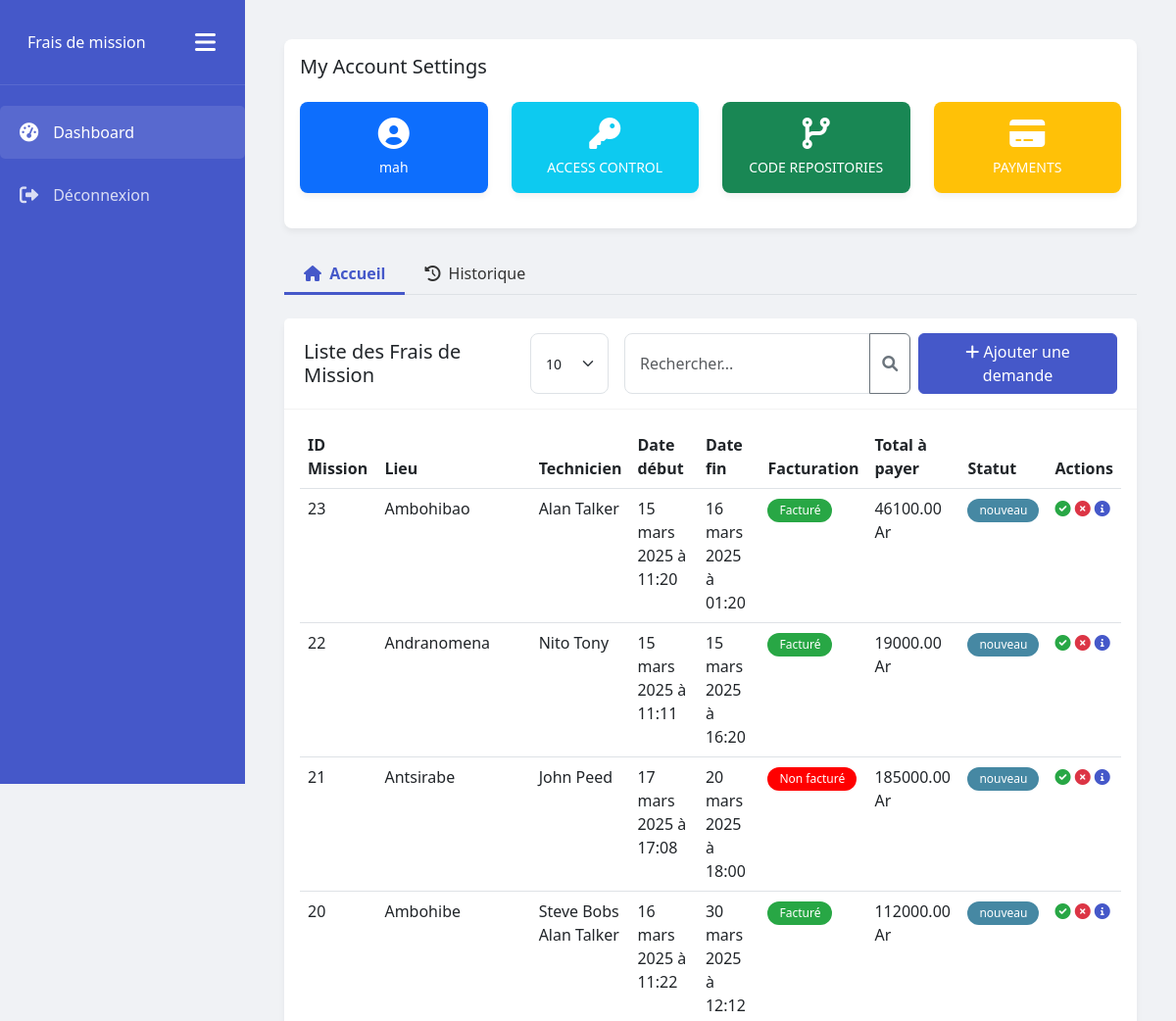
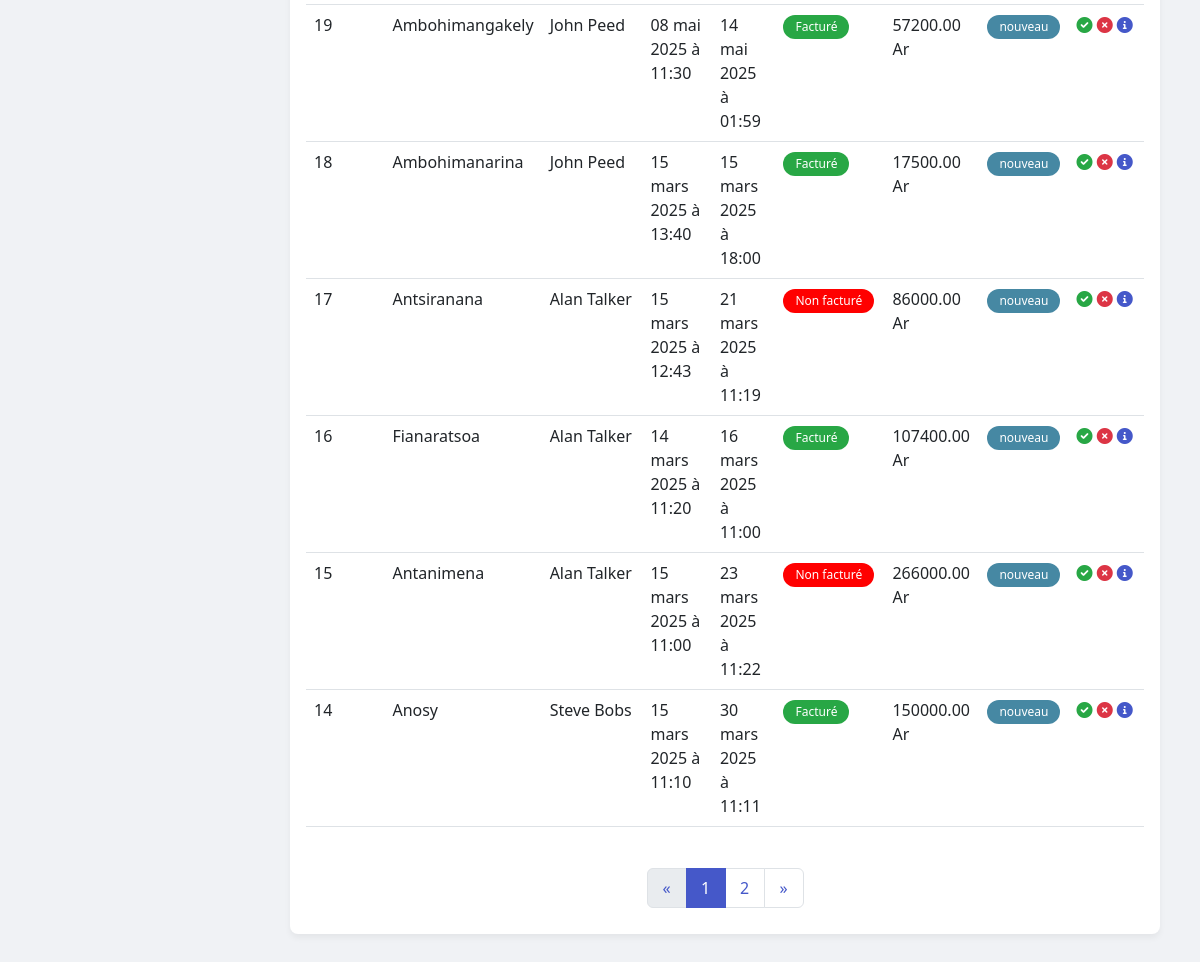
The app's page / (signed in) with its own data (2 pictures, top to bottom).
### fdm_app/models.py (models this page shows, shortened)
class Mission(models.Model):
    techniciens = models.ManyToManyField(Technician, related_name="missions")
    mission_details = models.TextField(
        help_text='details de la mission',
        verbose_name='Mission Details'
    )
    start_date = models.DateField(
        help_text='date de debut de la mission',
        verbose_name='Start Date'
    )
    start_hour = models.TimeField(
        help_text='heure de debut de la mission',
        verbose_name='Start Hour'
    )
    end_date = models.DateField(
        help_text='date de fin de la mission',
        verbose_name='End Date'
    )
    end_hour = models.TimeField(
        help_text='heure de fin de la mission',
        verbose_name='End Hour'
    )
    location = models.CharField(
        max_length=50,
        help_text='lieu de la mission'
    )
    facturation = models.BooleanField(
        help_text='facturation de la mission, facturee ou non',
        verbose_name='Facturation'
    )
    STATUS_CHOICES = [
        ('NEW', 'New'),
        ('REFUSED', 'Refused'),
        ('VALIDATED', 'Validated'),
    ]
    status = models.CharField(
        max_length=10,
        choices=STATUS_CHOICES,
        default='NEW',
        verbose_name='Status',
        help_text='Statut de la mission'
    )

class Technician(models.Model):
    first_name = models.CharField(
        max_length=50,
        help_text='nom du technicien'
    )
    last_name = models.CharField(
        max_length=50,
        help_text='prenom du technicien'
    )

class Expense(models.Model):
    mission = models.ForeignKey(Mission, on_delete=models.CASCADE, related_name="depenses")
    hosting_days = models.IntegerField(
        help_text='nombre de jours de sejour',
        default=0.0,
    )
    overnight_rate = models.DecimalField(
        max_digits=10,
        decimal_places=2,
        default=0.00,
        help_text='tarif nuitée'
    )
    total_hosting = models.DecimalField(
        max_digits=10,
        decimal_places=2,
        help_text=' pris total de séjour',
        editable = False
    )
    meal_costs = models.DecimalField(
        max_digits=10,
        decimal_places=2,
        help_text='prix des repas',
    )
    total_meal_costs = models.DecimalField(
        max_digits=10,
        decimal_places=2,
        help_text='prix total des repas',
        editable = False,
        default=0.00,
    )
    transport = models.CharField(
        max_length=100,
        help_text='transport',
    )
    shipping_costs = models.DecimalField(
        max_digits=10,
        decimal_places=2,
        help_text='frais de transport',
    )
    various_expenses_details = models.CharField(
        max_length=100,
        help_text='divers frais',
    )
    various_expenses_price = models.DecimalField(
        max_digits=10,
        decimal_places=2,
        help_text='prix des divers frais',
    )
    total_expenses = models.DecimalField(
        max_digits=10,
        decimal_places=2,
        help_text='prix total des frais',
        editable = False,
        default=0.00,
    )

### fdm_app/views.py (the view, shortened to what this page needs)
# urls.py: path('', MissionListView.as_view(), name='missions'),
class MissionListView(View):
    def get(self, request, *args, **kwargs):
        all_missions = Mission.objects.all().order_by('-id')
        search_query = request.GET.get('search', '')
        per_page = request.GET.get('per_page', 10)
        try:
            per_page = int(per_page)
        except (ValueError, TypeError):
            per_page = 10
        paginator = Paginator(all_missions, per_page)
        page = request.GET.get('page', 1)
        try:
            missions = paginator.page(page)
        except PageNotAnInteger:
            missions = paginator.page(1)
        except EmptyPage:
            missions = paginator.page(paginator.num_pages)
        technicians = Technician.objects.all()
        context = {
            'missions': missions,
            'technicians': technicians,
            'active_tab': 'missions'  # pour le style lorsqu'on clique sur historique ou accueil
        }
        return render(request, 'index.html', context)

### fdm_app/templates/index.html (shortened to what this page needs)
 {% extends 'base.html' %}
 {% block content %}
<body>
  <div class="main-content">
   {% include 'account.html' %}
    <ul class="nav nav-tabs mb-4">
      <li class="nav-item">
        <a class="nav-link {% if active_tab == 'missions' %}active{% endif %}" href="{% url 'missions' %}">
          <i class="fas fa-home me-1"></i> Accueil
        </a>
      </li>
      <li class="nav-item">
        <a class="nav-link {% if active_tab == 'history' %}active{% endif %}" href="{% url 'history' %}">
          <i class="fas fa-history me-1"></i> Historique
        </a>
      </li>
    </ul>
    <div class="card mb-4">
      <div class="card-header d-flex justify-content-between align-items-center">
        <h5 class="mb-0">Liste des Frais de Mission</h5>
        <div class="d-flex">
          <form method="GET" action="{% url 'missions' %}" class="d-flex me-2">
            <select class="form-select form-select-sm me-3" style="width: auto; min-width: 80px;" name="per_page" onchange="this.form.submit()">
              <option value="10" {% if request.GET.per_page == '10' or not request.GET.per_page %}selected{% endif %}>10</option>
            </select>
            <div class="input-group">
              <input type="text" class="form-control" name="search" placeholder="Rechercher..."
                     value="{{ request.GET.search|default:'' }}" aria-label="Search">
              <button class="btn btn-outline-secondary" type="submit">
                <i class="fas fa-search"></i>
              </button>
            </div>
          </form>
          <button class="btn btn-primary" data-bs-toggle="modal" data-bs-target="#addMissionModal">
            <i class="fas fa-plus"></i> Ajouter une demande
          </button>
        </div>
      </div>
      <div class="card-body fade-in">
        <div class="table-responsive">
          <table class="table table-hover">
            <thead>
              <tr>
                <th>ID Mission</th>
                <th>Lieu</th>
                <th>Technicien</th>
                <th>Date début</th>
                <th>Date fin</th>
                <th>Facturation</th>
                <th>Total à payer</th>
                <th>Statut</th>
                <th>Actions</th>
              </tr>
            </thead>
            <tbody>
              {% for mission in missions %}
              <tr>
                <td> {{ mission.id }} </td>
                <td>{{ mission.location }}</td>
                <td>
                  {% for technicien in mission.techniciens.all %}
                    {{ technicien.first_name }} {{ technicien.last_name }}<br>
                  {% empty %}
                    Aucun technicien
                  {% endfor %}
                </td>
                <td>{{ mission.start_date|date:"d F Y" }} à {{ mission.start_hour|time:"H:i" }} </td>
                <td>{{ mission.end_date|date:"d F Y" }} à {{ mission.end_hour|time:"H:i" }}</td>
                {% if mission.facturation %}
                <td><span class="badge badge-billed" style="background-color:#28a745;">Facturé</span></td>
                {% else %}
                <td><span class="badge badge-not-billed" style="background-color:red;">Non facturé</span></td>
                {% endif %}
                {% for expense in mission.depenses.all %}
                <td> {{ expense.total_expenses }} Ar </td>
                {% endfor %}
                <td>
                  {% if mission.status == "NEW" %}
                    <span class="badge badge-new" style="background-color:#4688A3">nouveau</span>
                  {% elif mission.status == "REFUSED" %}
                    <span class="badge badge-refused" style="background-color: red;">refusée</span>
                  {% elif mission.status == "VALIDATED" %}
                    <span class="badge badge-validated" style="background-color: green;">validée</span>
                  {% endif %}
                </td>
                <td class="action-icons">
                  <i class="fas fa-check-circle validate" data-bs-toggle="modal" data-bs-target="#validateModal"></i>
                  <i class="fas fa-times-circle refuse" data-bs-toggle="modal" data-bs-target="#refuseModal"></i>
                  <i class="fas fa-info-circle details" data-bs-toggle="modal" data-bs-target="#detailModal{{ mission.id }}"></i>
                </td>
              </tr>
              {% endfor %}
            </tbody>
          </table>
        </div>
        <div class="pagination-container">
          <nav aria-label="Page navigation">
            <ul class="pagination">
              {% if missions.has_previous %}
                <li class="page-item">
                  <a class="page-link" href="?page={{ missions.previous_page_number }}" aria-label="Previous">
                    <span aria-hidden="true">&laquo;</span>
                  </a>
                </li>
              {% else %}
                <li class="page-item disabled">
                  <a class="page-link" href="#" aria-label="Previous">
                    <span aria-hidden="true">&laquo;</span>
                  </a>
                </li>
              {% endif %}
              {% for num in missions.paginator.page_range %}
                {% if missions.number == num %}
                  <li class="page-item active">
                    <a class="page-link" href="?page={{ num }}{% if request.GET.search %}&search={{ request.GET.search }}{% endif %} ">
                      {{ num }}
                    </a>
                  </li>
                {% elif num > missions.number|add:'-3' and num < missions.number|add:'3' %}
                  <li class="page-item"><a class="page-link" href="?page={{ num }}{% if request.GET.search %}&search={{ request.GET.search }}{% endif %}">{{ num }}</a></li>
                {% endif %}
              {% endfor %}
              {% if missions.has_next %}
                <li class="page-item">
                  <a class="page-link" href="?page={{ missions.next_page_number }}{% if request.GET.search %}&search={{ request.GET.search }}{% endif %}" aria-label="Next">
                    <span aria-hidden="true">&raquo;</span>
                  </a>
                </li>
              {% else %}
                <li class="page-item disabled">
                  <a class="page-link" href="#" aria-label="Next">
                    <span aria-hidden="true">&raquo;</span>
                  </a>
                </li>
              {% endif %}
            </ul>
          </nav>
        </div>
</body>
</html>
{% endblock %}

### fdm_app/templates/account.html
<div class="card mb-4">
    <div class="card-body">
      <h5 class="card-title">My Account Settings</h5>
      <div class="row mt-4">
        <div class="col-md-3">
          <div class="card bg-primary text-white">
            <div class="card-body text-center">
              <i class="fas fa-user-circle mb-2 fa-2x"></i>
              <p class="mb-0 small">{{ user.username }}</p>
            </div>
          </div>
        </div>
        <div class="col-md-3">
          <div class="card bg-info text-white">
            <div class="card-body text-center">
              <i class="fas fa-key mb-2 fa-2x"></i>
              <p class="mb-0 small">ACCESS CONTROL</p>
            </div>
          </div>
        </div>
        <div class="col-md-3">
          <div class="card bg-success text-white">
            <div class="card-body text-center">
              <i class="fas fa-code-branch mb-2 fa-2x"></i>
              <p class="mb-0 small">CODE REPOSITORIES</p>
            </div>
          </div>
        </div>
        <div class="col-md-3">
          <div class="card bg-warning text-white">
            <div class="card-body text-center">
              <i class="fas fa-credit-card mb-2 fa-2x"></i>
              <p class="mb-0 small">PAYMENTS</p>
            </div>
          </div>
        </div>
      </div>
    </div>
  </div>

### fdm_app/static/css/style.css (style rules this page uses)
:root { --primary-color: #4558c9; --secondary-color: #e9ecef; --text-color: #333; --bg-light: #f8f9fa; --border-radius: 8px; }
body { font-family: 'Segoe UI', Tahoma, Geneva, Verdana, sans-serif; background-color: #f0f2f5; color: var(--text-color); }
.main-content { margin-left: 250px; padding: 20px; transition: all 0.3s; }
.card { border-radius: var(--border-radius); box-shadow: 0 4px 6px rgba(0,0,0,0.05); margin-bottom: 20px; border: none; }
.card-header { background-color: white; border-bottom: 1px solid rgba(0,0,0,0.05); font-weight: bold; padding: 15px 20px; display: flex; justify-content: space-between; align-items: center; }
.btn-primary { background-color: var(--primary-color); border-color: var(--primary-color); }
.table th { font-weight: 600; border-top: none; }
.badge { padding: 6px 12px; border-radius: 20px; font-weight: 500; }
.badge-billed { background-color: #198754; color: white; }
.badge-not-billed { background-color: #fd7e14; color: white; }
.action-icons .validate { color: #28a745; }
.action-icons .refuse { color: #dc3545; }
.action-icons .details { color: var(--primary-color); }
.pagination-container { height: 60px; display: flex; align-items: center; justify-content: center; margin-top: 15px; }
.pagination { justify-content: center; margin: 0; }
.pagination .page-item .page-link { color: var(--primary-color); min-width: 40px; height: 40px; display: flex; align-items: center; justify-content: center; }
.pagination .page-item.active .page-link { background-color: var(--primary-color); border-color: var(--primary-color); color: white; }
.form-control, .form-select { border-radius: var(--border-radius); padding: 10px 15px; }
.fade-in { animation: fadeIn 0.5s; }
.nav-tabs .nav-link { color: var(--text-color); border: none; padding: 10px 20px; border-radius: 0; position: relative; }
.nav-tabs .nav-link.active { color: var(--primary-color); background-color: transparent; font-weight: bold; }
.nav-tabs .nav-link.active::after { content: ''; position: absolute; bottom: 0; left: 0; width: 100%; height: 3px; background-color: var(--primary-color); }
.main-content { margin-left: var(--sidebar-width, 250px); padding: 20px; transition: all 0.3s; padding-left: 0 ; }

### records on screen
Mission: id "23", location "Ambohibao", start_date "15 mars 2025", start_hour "11:20", end_date "16 mars 2025", end_hour "01:20", facturation "Facturé", status "nouveau"
Technician: first_name "Alan", last_name "Talker"
Expense: total_expenses "46100.00"
Mission: id "22", location "Andranomena", start_date "15 mars 2025", start_hour "11:11", end_date "15 mars 2025", end_hour "16:20", facturation "Facturé", status "nouveau"
Technician: first_name "Nito", last_name "Tony"
Expense: total_expenses "19000.00"
Mission: id "21", location "Antsirabe", start_date "17 mars 2025", start_hour "17:08", end_date "20 mars 2025", end_hour "18:00", facturation "Non facturé", status "nouveau"
Technician: first_name "John", last_name "Peed"
Expense: total_expenses "185000.00"
Mission: id "20", location "Ambohibe", start_date "16 mars 2025", start_hour "11:22", end_date "30 mars 2025", end_hour "12:12", facturation "Facturé", status "nouveau"
Technician: first_name "Steve", last_name "Bobs"
Expense: total_expenses "112000.00"
Mission: id "19", location "Ambohimangakely", start_date "08 mai 2025", start_hour "11:30", end_date "14 mai 2025", end_hour "01:59", facturation "Facturé", status "nouveau"
Expense: total_expenses "57200.00"
Mission: id "18", location "Ambohimanarina", start_date "15 mars 2025", start_hour "13:40", end_date "15 mars 2025", end_hour "18:00", facturation "Facturé", status "nouveau"
Expense: total_expenses "17500.00"
Mission: id "17", location "Antsiranana", start_date "15 mars 2025", start_hour "12:43", end_date "21 mars 2025", end_hour "11:19", facturation "Non facturé", status "nouveau"
Expense: total_expenses "86000.00"
Mission: id "16", location "Fianaratsoa", start_date "14 mars 2025", start_hour "11:20", end_date "16 mars 2025", end_hour "11:00", facturation "Facturé", status "nouveau"
Expense: total_expenses "107400.00"
Mission: id "15", location "Antanimena", start_date "15 mars 2025", start_hour "11:00", end_date "23 mars 2025", end_hour "11:22", facturation "Non facturé", status "nouveau"
Expense: total_expenses "266000.00"
Mission: id "14", location "Anosy", start_date "15 mars 2025", start_hour "11:10", end_date "30 mars 2025", end_hour "11:11", facturation "Facturé", status "nouveau"
Expense: total_expenses "150000.00"

### other values on screen
{{ user.username }} "mah"
{{ num }} "1"
{{ num }} "2"
